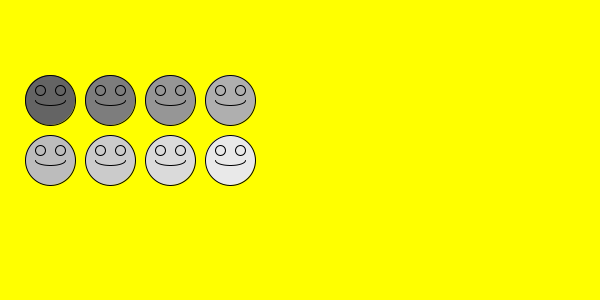
Frame 1 (no input)
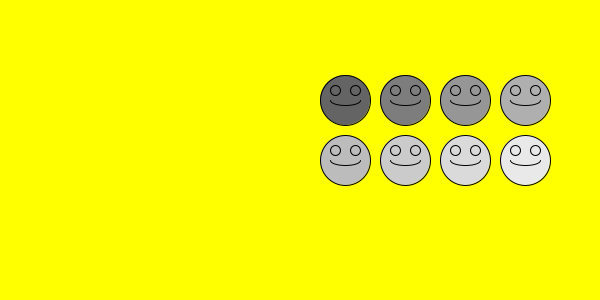
Frame 60 (the mouse pressed at the canvas centre just before this capture)
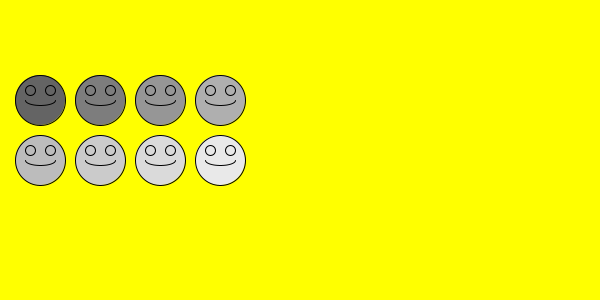
Frame 120 (the mouse held since frame 60 and released just before this capture)

The Processing sketch that drew these frames (run headless with seeded random() and noise(); from frame 60 on, the mouse is pressed at the canvas centre):

// Processing sketch: change_color_in_array
// ── change_color_in_array.pde
float [] x,y,g;
void setup(){
  size(600,300);
  x = new float[8];
  y = new float[8];// allocation of memory for 8 floats
  g = new float[8];
  for(int i=0;i<4; i++){
    x[i] = 50+60*i;
    y[i] = 100;
    x[i+4] = 50+60*i;
    y[i+4] = 160;    
    g[i] = (100+(i*25));//color of smile 
    g[i+4] = 128+(i+4)*15;
  }
  for ( int i = 0 ; i < 8 ; i++ ) {
    smile (x[i],y[i],g[i]);
    println (x[i]+ "  " + y[i]);
  }
  
}
void draw(){
  background(255,255,0);
  for(int i=0;i<8; i++){
    smile(x[i],y[i],g[i]);
    x[i] += 5;
    if(x[i]>width) x[i] = 0;
  }  
}
void smile(float a, float b,float c ){
  fill(c);
  circle(a,b,50);
  circle(a-10,b-10,10);
  circle(a+10,b-10,10);
  arc ( a,b,30 ,10,0,PI);
}
